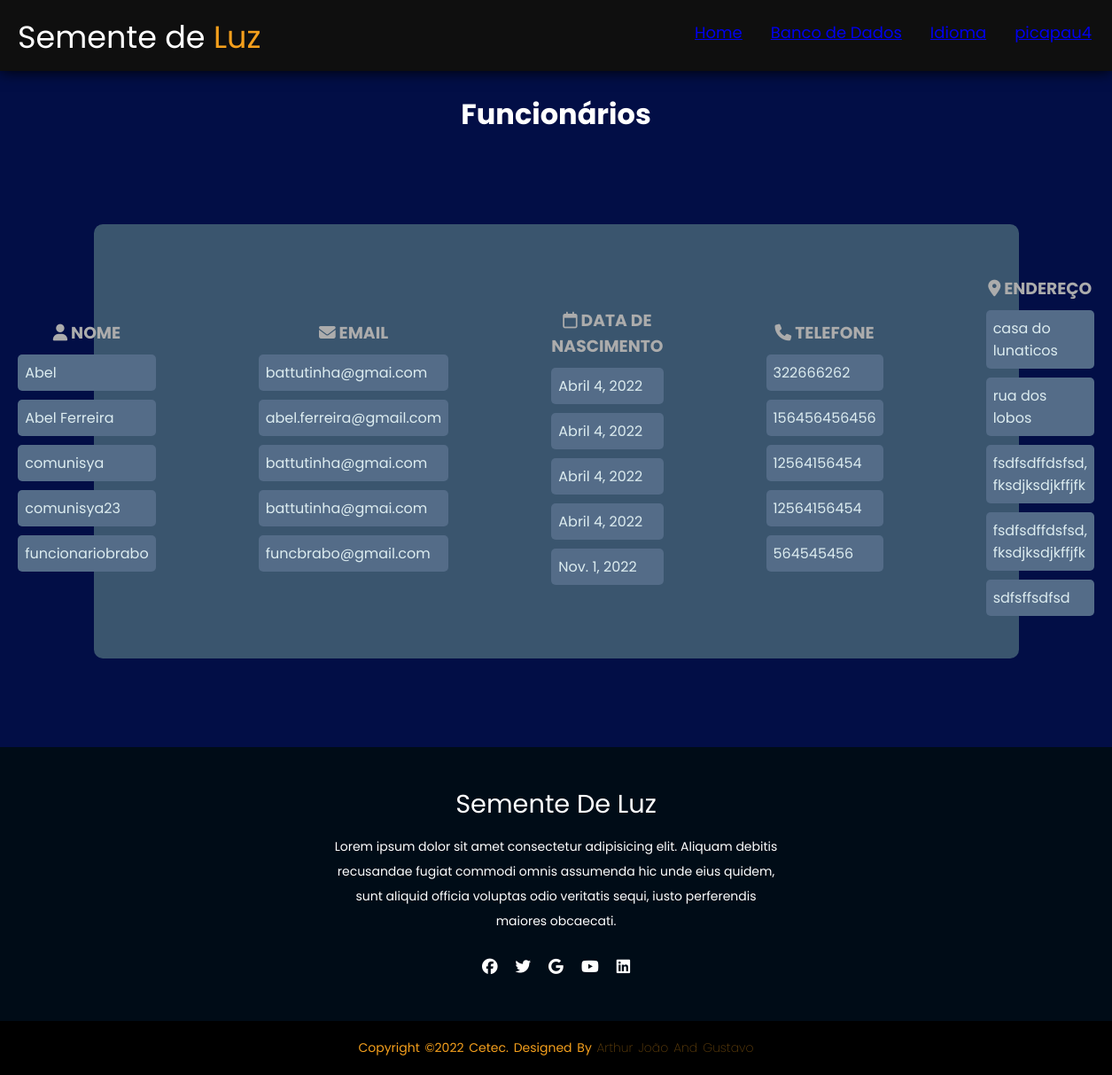
Screenshot of /estoque/verfuncionarios/ (signed in) with the database file from the repository.
### estoque/models.py (models this page shows, shortened)
class Funcionario(models.Model):
    nome=models.CharField(max_length = 100, null=True)
    email=models.EmailField(null=True)
    dt_ingresso=models.DateField(null=True)
    dt_nasct=models.DateField(null=True)
    cpf = models.CharField(max_length = 11, null=True)
    telefone = models.CharField(max_length = 12, null=True)
    cep = models.CharField(max_length=15, null=True)
    endereco = models.CharField(max_length=50, null=True)
    sexo = models.CharField(max_length=15, choices=SEXO_CHOICES, null=True)

### estoque/views.py (the view)
class VerFuncionarioView(ListView):
    model= Funcionario
    template_name = 'ver_funcionarios.html'

### estoque/templates/ver_funcionarios.html (shortened to what this page needs)
{% load static %}
<!DOCTYPE html>
<html lang="en">
<head>
    <link rel="stylesheet" type="text/css" href='{% static "/css/ver.css" %}'>
</head>
<body>
    <header>
        <div class="logo">
            Semente de <span>Luz</span></div>
            <ul>
                <li><a href="{%url 'home' %}">Home</li></a>
                <li><a href="/estoque/escolha">Banco de Dados</li></a>
                <li><a href="/estoque/language/"> Idioma</li></a>
                <li>
                    <a href="/estoque/perfil">{{request.user}}</a>
                </li>
            </ul>
    </header>
    <br>
    <h1>Funcionários</h1>
    <div class="card">
        <div class="card2">
            <div class="textfield">
                <h3><i class="fa-solid fa-user"></i> Nome </h3>
                    {% for Funcionario in object_list %}
                        <p class="text">{{Funcionario.nome}}</p>
                    {% endfor %}
            </div>
        </div>
        <div class="card2">
            <div class="textfield">
                <h3><i class="fa-solid fa-envelope"></i> Email </h3>
                    {% for Funcionario in object_list %}
                        <p class="text">{{Funcionario.email}}</p>
                    {% endfor %}
            </div>
        </div>
        <div class="card2">
            <div class="textfield">
                    <h3><i class="fa-regular fa-calendar"></i> Data de Nascimento </h3>
                        {% for Funcionario in object_list %}
                            <p class="text">{{Funcionario.dt_nasct}}</p>
                        {% endfor %}
            </div>
        </div>
        <div class="card2">
            <div class="textfield">
                    <h3><i class="fa-solid fa-phone"></i> Telefone </h3>
                        {% for Funcionario in object_list %}
                            <p class="text">{{Funcionario.telefone}}</p>
                        {% endfor %}
            </div>
        </div>
        <div class="card2">
            <div class="textfield">
                <h3><i class="fa-solid fa-location-dot"></i> Endereço </h3>
                    {% for Funcionario in object_list %}
                        <p class="text">{{Funcionario.endereco}}</p>
                    {% endfor %}
            </div>
        </div>
    </div>
    <footer>
        <div class="footer-content">
            <h3>Semente de Luz</h3>
            <p>Lorem ipsum dolor sit amet consectetur adipisicing elit. Aliquam debitis recusandae fugiat commodi omnis assumenda hic unde eius quidem, sunt aliquid officia voluptas odio veritatis sequi, iusto perferendis maiores obcaecati.</p>
            <ul class="socials">
                <li><a href="#"><i class="fa-brands fa-facebook"></i></a></li>
                <li><a href="#"><i class="fa-brands fa-twitter"></i></a></li>
                <li><a href="#"><i class="fa-brands fa-google"></i></a></li>
                <li><a href="#"><i class="fa-brands fa-youtube"></i></a></li>
                <li><a href="#"><i class="fa-brands fa-linkedin"></i></a></li>
            </ul>
        </div>
        <div class="footer-bottom">
            <p>copyright &copy;2022 Cetec. designed by <span>Arthur João and Gustavo</span></p>
        </div>
    </footer>
</body>
</html>

### estoque/static/css/ver.css (style rules this page uses)
* { margin: 0; padding: 0; font-family: 'Poppins', sans-serif; }
body { background-color: #020e46; }
.logo { color: #ffffff; margin-top: 15px; margin-left: 20px; font-size: 35px; }
.logo > span { color: #F49F1C; }
header { height: 10vh; display: flex; justify-content: space-between ; background-color: #0f0f0f; box-shadow: 0 0 1rem black; }
header > ul { display: flex; margin: 23px; font-size: 18px; }
header > ul > li { color: #F49F1C; list-style-type: none; cursor: pointer; padding-left: 2rem; }
h1 { text-align: center; color: white; }
.card { background-color: #3a556e; border-radius: 10px; width: 80%; padding: 20px; margin: auto; margin-bottom: 100px; margin-top: 100px; display: flex; flex-direction: row; justify-content: center; align-items: center; }
.textfield { color:#fff; margin-top: 10px; padding: 8px; margin-left: 30px; margin-right: 30px; }
.textfield > h3 { text-align: center; text-transform: uppercase; color:rgb(172, 172, 172); }
.card2 { margin: 20px; }
.text { margin-top: 10px; border: none; border-radius: 5px; padding: 8px; background: #546c88; color: #f0ffffde; font-size: 12pt; outline: none; box-sizing: border-box; }
footer { background-color: #000c17; height: auto; padding-top: 40px; color: #fff; }
.footer-content { display: flex; align-items: center; justify-content: center; flex-direction: column; text-align: center; }
.footer-content h3 { font-size: 1.8rem; font-weight: 400; text-transform: capitalize; line-height: 3rem; }
.footer-content p { max-width: 500px; margin: 10px auto; line-height: 28px; font-size: 14px; }
.socials { list-style: none; display: flex; align-items: center; justify-content: center; margin: 1rem 0 3rem 0; }
.socials li { margin: 0 10px; }
.socials a { text-decoration: none; color: rgb(255, 255, 255); }
.socials a i { font-size: 1.1rem; transition: color .4s ease; }
.footer-bottom { background: black; padding: 20px 0; text-align: center; }
.footer-bottom p { font-size: 14px; word-spacing: 2px; text-transform: capitalize; color: #F49F1C; }
.footer-bottom span { opacity: .4; font-weight: 200; }

### rows the page displays
Funcionario: nome "Abel", email "battutinha@gmai.com", dt_nasct "Abril 4, 2022", telefone "322666262", endereco "casa do lunaticos"
Funcionario: nome "Abel Ferreira", email "abel.ferreira@gmail.com", dt_nasct "Abril 4, 2022", telefone "156456456456", endereco "rua dos lobos"
Funcionario: nome "comunisya", email "battutinha@gmai.com", dt_nasct "Abril 4, 2022", telefone "12564156454", endereco "fsdfsdffdsfsd, fksdjksdjkffjfk"
Funcionario: nome "comunisya23", email "battutinha@gmai.com", dt_nasct "Abril 4, 2022", telefone "12564156454", endereco "fsdfsdffdsfsd, fksdjksdjkffjfk"
Funcionario: nome "funcionariobrabo", email "funcbrabo@gmail.com", dt_nasct "Nov. 1, 2022", telefone "564545456", endereco "sdfsffsdfsd"
